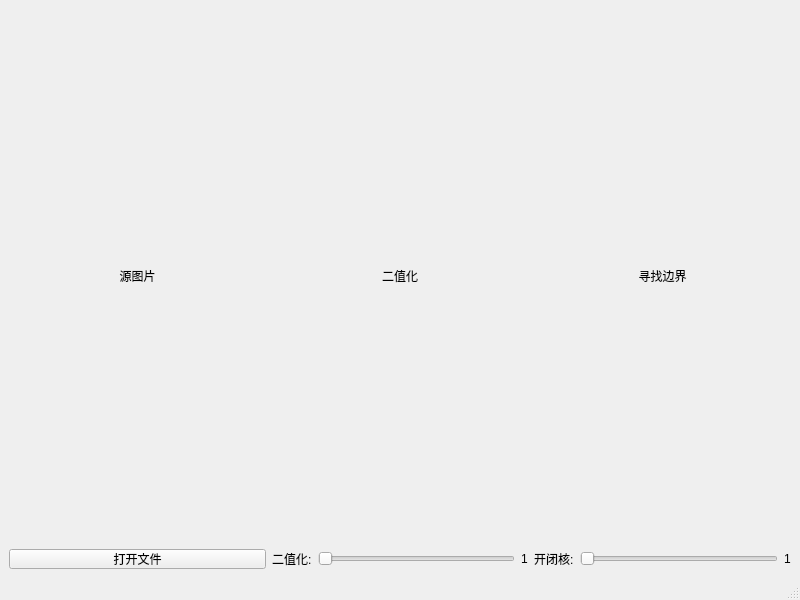
<?xml version="1.0" encoding="UTF-8"?>
<ui version="4.0">
 <class>MainWindow</class>
 <widget class="QMainWindow" name="MainWindow">
  <property name="geometry">
   <rect>
    <x>0</x>
    <y>0</y>
    <width>800</width>
    <height>600</height>
   </rect>
  </property>
  <property name="windowTitle">
   <string>MainWindow</string>
  </property>
  <widget class="QWidget" name="centralwidget">
   <layout class="QGridLayout" name="gridLayout" rowstretch="0,0">
    <property name="sizeConstraint">
     <enum>QLayout::SetDefaultConstraint</enum>
    </property>
    <item row="0" column="0">
     <layout class="QHBoxLayout" name="horizontalLayout_4" stretch="1,1,1">
      <item>
       <widget class="QLabel" name="lblSrc">
        <property name="text">
         <string>源图片</string>
        </property>
        <property name="alignment">
         <set>Qt::AlignCenter</set>
        </property>
       </widget>
      </item>
      <item>
       <widget class="QLabel" name="lblBinary">
        <property name="text">
         <string>二值化</string>
        </property>
        <property name="alignment">
         <set>Qt::AlignCenter</set>
        </property>
       </widget>
      </item>
      <item>
       <widget class="QLabel" name="lblBound">
        <property name="text">
         <string>寻找边界</string>
        </property>
        <property name="alignment">
         <set>Qt::AlignCenter</set>
        </property>
       </widget>
      </item>
     </layout>
    </item>
    <item row="1" column="0">
     <layout class="QHBoxLayout" name="horizontalLayout_3" stretch="1,1,1">
      <property name="sizeConstraint">
       <enum>QLayout::SetFixedSize</enum>
      </property>
      <item>
       <widget class="QPushButton" name="btnOpenFile">
        <property name="minimumSize">
         <size>
          <width>0</width>
          <height>20</height>
         </size>
        </property>
        <property name="maximumSize">
         <size>
          <width>16777215</width>
          <height>20</height>
         </size>
        </property>
        <property name="text">
         <string>打开文件</string>
        </property>
       </widget>
      </item>
      <item>
       <layout class="QHBoxLayout" name="horizontalLayout">
        <property name="sizeConstraint">
         <enum>QLayout::SetFixedSize</enum>
        </property>
        <item>
         <widget class="QLabel" name="label_4">
          <property name="sizePolicy">
           <sizepolicy hsizetype="Preferred" vsizetype="Fixed">
            <horstretch>0</horstretch>
            <verstretch>0</verstretch>
           </sizepolicy>
          </property>
          <property name="text">
           <string>二值化:</string>
          </property>
         </widget>
        </item>
        <item>
         <widget class="QSlider" name="sliderBinary">
          <property name="orientation">
           <enum>Qt::Horizontal</enum>
          </property>
         </widget>
        </item>
        <item>
         <widget class="QLabel" name="label_5">
          <property name="sizePolicy">
           <sizepolicy hsizetype="Preferred" vsizetype="Fixed">
            <horstretch>0</horstretch>
            <verstretch>0</verstretch>
           </sizepolicy>
          </property>
          <property name="text">
           <string>1</string>
          </property>
          <property name="textFormat">
           <enum>Qt::RichText</enum>
          </property>
         </widget>
        </item>
       </layout>
      </item>
      <item>
       <layout class="QHBoxLayout" name="horizontalLayout_2">
        <property name="sizeConstraint">
         <enum>QLayout::SetFixedSize</enum>
        </property>
        <item>
         <widget class="QLabel" name="label_6">
          <property name="sizePolicy">
           <sizepolicy hsizetype="Preferred" vsizetype="Fixed">
            <horstretch>0</horstretch>
            <verstretch>0</verstretch>
           </sizepolicy>
          </property>
          <property name="text">
           <string>开闭核:</string>
          </property>
         </widget>
        </item>
        <item>
         <widget class="QSlider" name="sliderBound">
          <property name="orientation">
           <enum>Qt::Horizontal</enum>
          </property>
         </widget>
        </item>
        <item>
         <widget class="QLabel" name="label_7">
          <property name="sizePolicy">
           <sizepolicy hsizetype="Preferred" vsizetype="Fixed">
            <horstretch>0</horstretch>
            <verstretch>0</verstretch>
           </sizepolicy>
          </property>
          <property name="text">
           <string>1</string>
          </property>
         </widget>
        </item>
       </layout>
      </item>
     </layout>
    </item>
   </layout>
  </widget>
  <widget class="QMenuBar" name="menubar">
   <property name="geometry">
    <rect>
     <x>0</x>
     <y>0</y>
     <width>800</width>
     <height>23</height>
    </rect>
   </property>
  </widget>
  <widget class="QStatusBar" name="statusbar"/>
 </widget>
 <resources/>
 <connections>
  <connection>
   <sender>sliderBinary</sender>
   <signal>valueChanged(int)</signal>
   <receiver>label_5</receiver>
   <slot>setNum(int)</slot>
   <hints>
    <hint type="sourcelabel">
     <x>446</x>
     <y>440</y>
    </hint>
    <hint type="destinationlabel">
     <x>526</x>
     <y>438</y>
    </hint>
   </hints>
  </connection>
  <connection>
   <sender>sliderBound</sender>
   <signal>valueChanged(int)</signal>
   <receiver>label_7</receiver>
   <slot>setNum(int)</slot>
   <hints>
    <hint type="sourcelabel">
     <x>660</x>
     <y>435</y>
    </hint>
    <hint type="destinationlabel">
     <x>787</x>
     <y>432</y>
    </hint>
   </hints>
  </connection>
 </connections>
</ui>
